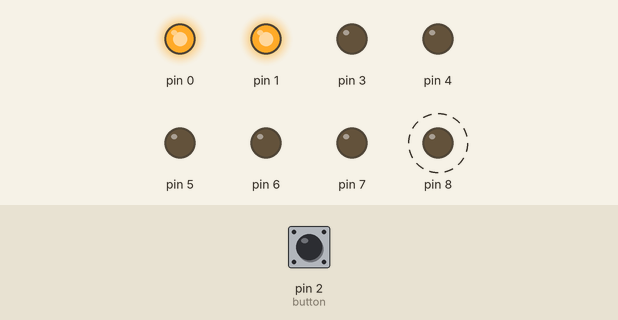
Recording of a sketch running on a simulated Arduino Uno, built with avr-gcc and run on an emulated ATmega328P. Shown: output pins drawn as LEDs (lit = HIGH). Dashed ring = blinking. The inputs (shaded band) are chosen by the test bench; at power-on: pin 2 (button) HIGH.

Above: at 1.2 s.
1.3 s: pin 2 (button) pulled LOW for 0.15 s
At 1.9 s:
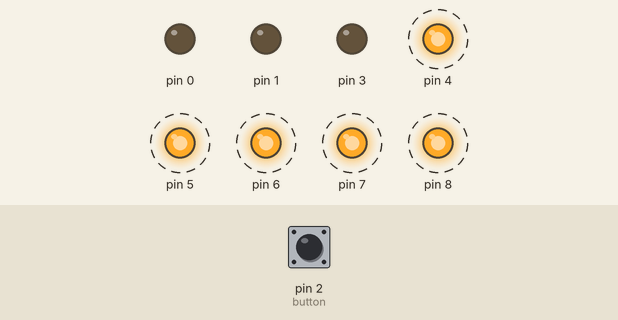
4.3 s: pin 2 (button) pulsed LOW 2 times (0.12 s each, 0.3 s apart)
At 4.8 s:
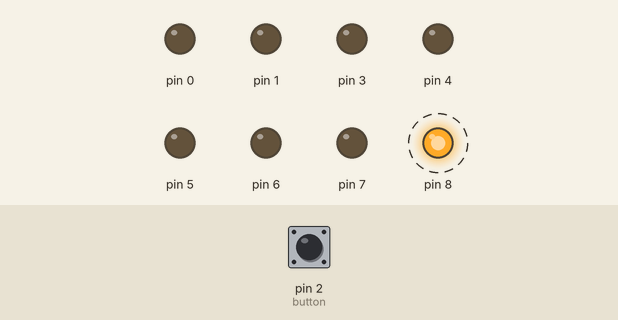
Timing chart, 0 to 13.3 s (numbered marks = the images above; inputs shaded):
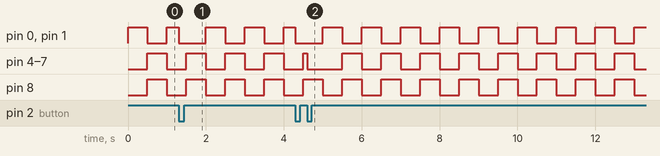

The sketch:

tugas165.ino
```cpp
// Praktikum EL3116 - Sistem Microprosesor
// Modul : 1
// Percobaan : 1
// Tanggal : 10 Februari 2023
// Kelompok : 10
// Rombongan : B
// Nama (NIM) 1 : Ahmad Aziz (13220034)
// Nama (NIM) 2 : Amelia Ats Tsaniyah Fajri (13220002)
// Nama File : tugas165.ino
// Deskripsi : button interupt
// button interupt

#define button 2
void setup() {
//assignment secara PIN untuk output LED, memakai pin 2-9
	pinMode(0, OUTPUT);
	pinMode(1, OUTPUT);
	pinMode(3, OUTPUT);
	pinMode(4, OUTPUT);
	pinMode(5, OUTPUT);
	pinMode(6, OUTPUT);
	pinMode(7, OUTPUT);
	pinMode(8, OUTPUT);

	pinMode(button,INPUT);
	attachInterrupt(digitalPinToInterrupt(button),LEDOff,FALLING);
}

void LEDOff(){
	for (int i = 0; i < 8; i++) {
		digitalWrite(i, LOW);
	}
	delay(250);
}

void loop() {
	for (int i = 0; i < 5; i++) {
		digitalWrite(i, HIGH);
		if(i == 2){
			i++;
		}
	}
	for (int i = 4; i < 9; i++) {
		digitalWrite(i, LOW);
		if(i == 2){
			i++;
		}
	}
	delay(500);
	for (int i = 0; i < 5; i++) {
		digitalWrite(i, LOW);
		if(i == 2){
			i++;
		}
	}
	for (int i = 4; i < 9; i++) {
		digitalWrite(i, HIGH);
		if(i == 2){
			i++;
		}
	}
	delay(500);
}
```

Measured:
- by itself, pin 0, pin 1: repeats every 1.0 s: HIGH 0.50 s, LOW 0.50 s
- by itself, pin 8: alternates HIGH for 0.50 s and LOW for 0.50 s
